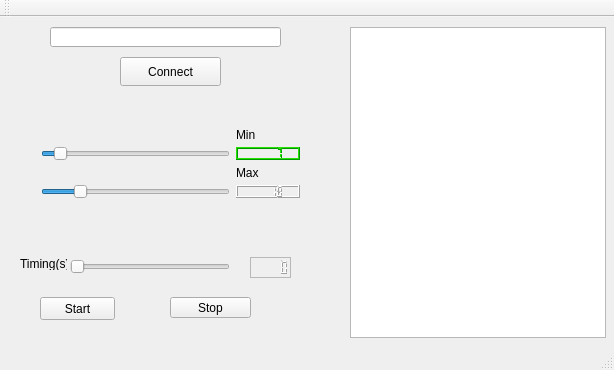
<?xml version="1.0" encoding="UTF-8"?>
<ui version="4.0">
 <class>MainWindow</class>
 <widget class="QMainWindow" name="MainWindow">
  <property name="geometry">
   <rect>
    <x>0</x>
    <y>0</y>
    <width>614</width>
    <height>370</height>
   </rect>
  </property>
  <property name="windowTitle">
   <string>MainWindow</string>
  </property>
  <widget class="QWidget" name="centralWidget">
   <widget class="QPushButton" name="pushButtonConnect">
    <property name="geometry">
     <rect>
      <x>120</x>
      <y>40</y>
      <width>101</width>
      <height>29</height>
     </rect>
    </property>
    <property name="text">
     <string>Connect</string>
    </property>
   </widget>
   <widget class="QSlider" name="horizontalSlider_3">
    <property name="geometry">
     <rect>
      <x>70</x>
      <y>240</y>
      <width>160</width>
      <height>19</height>
     </rect>
    </property>
    <property name="maximum">
     <number>3</number>
    </property>
    <property name="orientation">
     <enum>Qt::Horizontal</enum>
    </property>
   </widget>
   <widget class="QLabel" name="labelTiming">
    <property name="geometry">
     <rect>
      <x>20</x>
      <y>240</y>
      <width>47</width>
      <height>13</height>
     </rect>
    </property>
    <property name="text">
     <string>Timing(s)</string>
    </property>
   </widget>
   <widget class="QPushButton" name="pushButtonStart">
    <property name="geometry">
     <rect>
      <x>40</x>
      <y>280</y>
      <width>75</width>
      <height>23</height>
     </rect>
    </property>
    <property name="text">
     <string>Start</string>
    </property>
   </widget>
   <widget class="QPushButton" name="pushButtonStop">
    <property name="geometry">
     <rect>
      <x>170</x>
      <y>280</y>
      <width>81</width>
      <height>21</height>
     </rect>
    </property>
    <property name="text">
     <string>Stop</string>
    </property>
   </widget>
   <widget class="QLCDNumber" name="lcdNumber_3">
    <property name="geometry">
     <rect>
      <x>250</x>
      <y>240</y>
      <width>41</width>
      <height>21</height>
     </rect>
    </property>
    <property name="frameShape">
     <enum>QFrame::StyledPanel</enum>
    </property>
   </widget>
   <widget class="QLineEdit" name="lineEditIP">
    <property name="geometry">
     <rect>
      <x>50</x>
      <y>10</y>
      <width>231</width>
      <height>20</height>
     </rect>
    </property>
    <property name="text">
     <string/>
    </property>
   </widget>
   <widget class="QTextBrowser" name="textBrowser">
    <property name="geometry">
     <rect>
      <x>350</x>
      <y>10</y>
      <width>256</width>
      <height>311</height>
     </rect>
    </property>
   </widget>
   <widget class="QWidget" name="">
    <property name="geometry">
     <rect>
      <x>30</x>
      <y>100</y>
      <width>281</width>
      <height>92</height>
     </rect>
    </property>
    <layout class="QGridLayout" name="gridLayout">
     <item row="0" column="1">
      <widget class="QLabel" name="labelMin">
       <property name="text">
        <string>Min</string>
       </property>
      </widget>
     </item>
     <item row="1" column="0">
      <widget class="QSlider" name="horizontalSliderMin">
       <property name="value">
        <number>7</number>
       </property>
       <property name="orientation">
        <enum>Qt::Horizontal</enum>
       </property>
      </widget>
     </item>
     <item row="1" column="1">
      <widget class="QLCDNumber" name="lcdNumber">
       <property name="palette">
        <palette>
         <active>
          <colorrole role="WindowText">
           <brush brushstyle="SolidPattern">
            <color alpha="255">
             <red>0</red>
             <green>0</green>
             <blue>0</blue>
            </color>
           </brush>
          </colorrole>
          <colorrole role="Button">
           <brush brushstyle="SolidPattern">
            <color alpha="255">
             <red>0</red>
             <green>170</green>
             <blue>0</blue>
            </color>
           </brush>
          </colorrole>
          <colorrole role="Light">
           <brush brushstyle="SolidPattern">
            <color alpha="255">
             <red>37</red>
             <green>225</green>
             <blue>4</blue>
            </color>
           </brush>
          </colorrole>
          <colorrole role="Midlight">
           <brush brushstyle="SolidPattern">
            <color alpha="255">
             <red>0</red>
             <green>170</green>
             <blue>0</blue>
            </color>
           </brush>
          </colorrole>
          <colorrole role="Dark">
           <brush brushstyle="SolidPattern">
            <color alpha="255">
             <red>0</red>
             <green>150</green>
             <blue>0</blue>
            </color>
           </brush>
          </colorrole>
          <colorrole role="Mid">
           <brush brushstyle="SolidPattern">
            <color alpha="255">
             <red>0</red>
             <green>170</green>
             <blue>127</blue>
            </color>
           </brush>
          </colorrole>
          <colorrole role="Text">
           <brush brushstyle="SolidPattern">
            <color alpha="255">
             <red>0</red>
             <green>0</green>
             <blue>0</blue>
            </color>
           </brush>
          </colorrole>
          <colorrole role="ButtonText">
           <brush brushstyle="SolidPattern">
            <color alpha="255">
             <red>0</red>
             <green>0</green>
             <blue>0</blue>
            </color>
           </brush>
          </colorrole>
          <colorrole role="Base">
           <brush brushstyle="SolidPattern">
            <color alpha="255">
             <red>255</red>
             <green>255</green>
             <blue>255</blue>
            </color>
           </brush>
          </colorrole>
          <colorrole role="Window">
           <brush brushstyle="SolidPattern">
            <color alpha="255">
             <red>0</red>
             <green>170</green>
             <blue>0</blue>
            </color>
           </brush>
          </colorrole>
         </active>
         <inactive>
          <colorrole role="WindowText">
           <brush brushstyle="SolidPattern">
            <color alpha="255">
             <red>0</red>
             <green>0</green>
             <blue>0</blue>
            </color>
           </brush>
          </colorrole>
          <colorrole role="Button">
           <brush brushstyle="SolidPattern">
            <color alpha="255">
             <red>0</red>
             <green>170</green>
             <blue>0</blue>
            </color>
           </brush>
          </colorrole>
          <colorrole role="Light">
           <brush brushstyle="SolidPattern">
            <color alpha="255">
             <red>37</red>
             <green>225</green>
             <blue>4</blue>
            </color>
           </brush>
          </colorrole>
          <colorrole role="Midlight">
           <brush brushstyle="SolidPattern">
            <color alpha="255">
             <red>0</red>
             <green>170</green>
             <blue>0</blue>
            </color>
           </brush>
          </colorrole>
          <colorrole role="Dark">
           <brush brushstyle="SolidPattern">
            <color alpha="255">
             <red>0</red>
             <green>150</green>
             <blue>0</blue>
            </color>
           </brush>
          </colorrole>
          <colorrole role="Mid">
           <brush brushstyle="SolidPattern">
            <color alpha="255">
             <red>0</red>
             <green>170</green>
             <blue>127</blue>
            </color>
           </brush>
          </colorrole>
          <colorrole role="Text">
           <brush brushstyle="SolidPattern">
            <color alpha="255">
             <red>0</red>
             <green>0</green>
             <blue>0</blue>
            </color>
           </brush>
          </colorrole>
          <colorrole role="ButtonText">
           <brush brushstyle="SolidPattern">
            <color alpha="255">
             <red>0</red>
             <green>0</green>
             <blue>0</blue>
            </color>
           </brush>
          </colorrole>
          <colorrole role="Base">
           <brush brushstyle="SolidPattern">
            <color alpha="255">
             <red>255</red>
             <green>255</green>
             <blue>255</blue>
            </color>
           </brush>
          </colorrole>
          <colorrole role="Window">
           <brush brushstyle="SolidPattern">
            <color alpha="255">
             <red>0</red>
             <green>170</green>
             <blue>0</blue>
            </color>
           </brush>
          </colorrole>
         </inactive>
         <disabled>
          <colorrole role="WindowText">
           <brush brushstyle="SolidPattern">
            <color alpha="255">
             <red>0</red>
             <green>150</green>
             <blue>0</blue>
            </color>
           </brush>
          </colorrole>
          <colorrole role="Button">
           <brush brushstyle="SolidPattern">
            <color alpha="255">
             <red>0</red>
             <green>170</green>
             <blue>0</blue>
            </color>
           </brush>
          </colorrole>
          <colorrole role="Light">
           <brush brushstyle="SolidPattern">
            <color alpha="255">
             <red>37</red>
             <green>225</green>
             <blue>4</blue>
            </color>
           </brush>
          </colorrole>
          <colorrole role="Midlight">
           <brush brushstyle="SolidPattern">
            <color alpha="255">
             <red>0</red>
             <green>170</green>
             <blue>0</blue>
            </color>
           </brush>
          </colorrole>
          <colorrole role="Dark">
           <brush brushstyle="SolidPattern">
            <color alpha="255">
             <red>0</red>
             <green>150</green>
             <blue>0</blue>
            </color>
           </brush>
          </colorrole>
          <colorrole role="Mid">
           <brush brushstyle="SolidPattern">
            <color alpha="255">
             <red>0</red>
             <green>170</green>
             <blue>127</blue>
            </color>
           </brush>
          </colorrole>
          <colorrole role="Text">
           <brush brushstyle="SolidPattern">
            <color alpha="255">
             <red>0</red>
             <green>150</green>
             <blue>0</blue>
            </color>
           </brush>
          </colorrole>
          <colorrole role="ButtonText">
           <brush brushstyle="SolidPattern">
            <color alpha="255">
             <red>0</red>
             <green>150</green>
             <blue>0</blue>
            </color>
           </brush>
          </colorrole>
          <colorrole role="Base">
           <brush brushstyle="SolidPattern">
            <color alpha="255">
             <red>0</red>
             <green>170</green>
             <blue>0</blue>
            </color>
           </brush>
          </colorrole>
          <colorrole role="Window">
           <brush brushstyle="SolidPattern">
            <color alpha="255">
             <red>0</red>
             <green>170</green>
             <blue>0</blue>
            </color>
           </brush>
          </colorrole>
         </disabled>
        </palette>
       </property>
       <property name="frameShape">
        <enum>QFrame::Box</enum>
       </property>
       <property name="value" stdset="0">
        <double>7.000000000000000</double>
       </property>
      </widget>
     </item>
     <item row="2" column="1">
      <widget class="QLabel" name="labelMax">
       <property name="text">
        <string>Max</string>
       </property>
      </widget>
     </item>
     <item row="3" column="0">
      <widget class="QSlider" name="horizontalSliderMax">
       <property name="value">
        <number>18</number>
       </property>
       <property name="orientation">
        <enum>Qt::Horizontal</enum>
       </property>
      </widget>
     </item>
     <item row="3" column="1">
      <widget class="QLCDNumber" name="lcdNumber_2">
       <property name="styleSheet">
        <string notr="true"/>
       </property>
       <property name="frameShape">
        <enum>QFrame::Box</enum>
       </property>
       <property name="value" stdset="0">
        <double>18.000000000000000</double>
       </property>
      </widget>
     </item>
    </layout>
   </widget>
  </widget>
  <widget class="QMenuBar" name="menuBar">
   <property name="geometry">
    <rect>
     <x>0</x>
     <y>0</y>
     <width>614</width>
     <height>21</height>
    </rect>
   </property>
  </widget>
  <widget class="QToolBar" name="mainToolBar">
   <attribute name="toolBarArea">
    <enum>TopToolBarArea</enum>
   </attribute>
   <attribute name="toolBarBreak">
    <bool>false</bool>
   </attribute>
  </widget>
  <widget class="QStatusBar" name="statusBar"/>
 </widget>
 <layoutdefault spacing="6" margin="11"/>
 <resources/>
 <connections>
  <connection>
   <sender>horizontalSliderMin</sender>
   <signal>valueChanged(int)</signal>
   <receiver>lcdNumber</receiver>
   <slot>display(int)</slot>
   <hints>
    <hint type="sourcelabel">
     <x>168</x>
     <y>169</y>
    </hint>
    <hint type="destinationlabel">
     <x>257</x>
     <y>170</y>
    </hint>
   </hints>
  </connection>
  <connection>
   <sender>horizontalSliderMax</sender>
   <signal>valueChanged(int)</signal>
   <receiver>lcdNumber_2</receiver>
   <slot>display(int)</slot>
   <hints>
    <hint type="sourcelabel">
     <x>170</x>
     <y>220</y>
    </hint>
    <hint type="destinationlabel">
     <x>249</x>
     <y>227</y>
    </hint>
   </hints>
  </connection>
  <connection>
   <sender>horizontalSlider_3</sender>
   <signal>valueChanged(int)</signal>
   <receiver>lcdNumber_3</receiver>
   <slot>display(int)</slot>
   <hints>
    <hint type="sourcelabel">
     <x>173</x>
     <y>279</y>
    </hint>
    <hint type="destinationlabel">
     <x>269</x>
     <y>279</y>
    </hint>
   </hints>
  </connection>
 </connections>
</ui>
